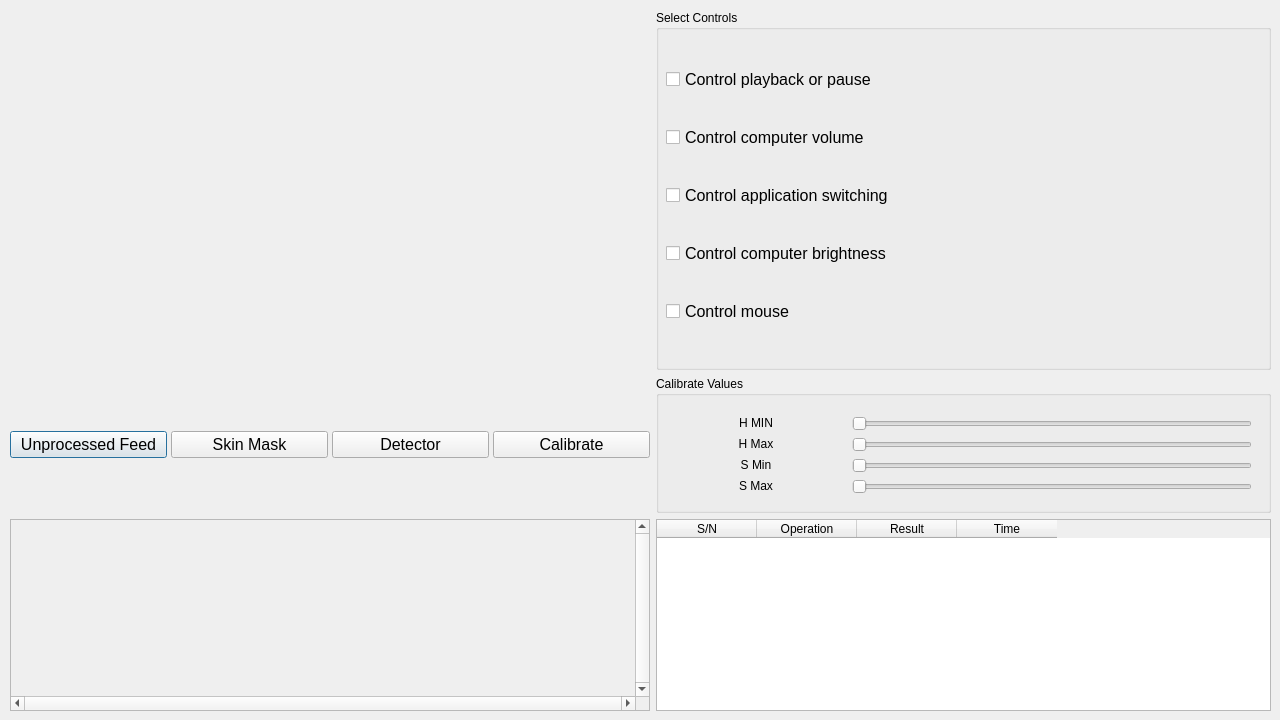
<?xml version="1.0" encoding="UTF-8"?>
<ui version="4.0">
 <class>ControllerScreen</class>
 <widget class="QDialog" name="ControllerScreen">
  <property name="enabled">
   <bool>true</bool>
  </property>
  <property name="geometry">
   <rect>
    <x>0</x>
    <y>0</y>
    <width>1280</width>
    <height>720</height>
   </rect>
  </property>
  <property name="windowTitle">
   <string>Dialog</string>
  </property>
  <widget class="QLabel" name="label_show_guide">
   <property name="geometry">
    <rect>
     <x>280</x>
     <y>810</y>
     <width>191</width>
     <height>61</height>
    </rect>
   </property>
   <property name="text">
    <string/>
   </property>
  </widget>
  <widget class="QWidget" name="gridLayoutWidget">
   <property name="geometry">
    <rect>
     <x>10</x>
     <y>10</y>
     <width>1261</width>
     <height>701</height>
    </rect>
   </property>
   <layout class="QGridLayout" name="gridLayout">
    <item row="2" column="1">
     <widget class="QTableWidget" name="tableWidget">
      <property name="sizePolicy">
       <sizepolicy hsizetype="Minimum" vsizetype="Minimum">
        <horstretch>0</horstretch>
        <verstretch>0</verstretch>
       </sizepolicy>
      </property>
      <attribute name="verticalHeaderVisible">
       <bool>false</bool>
      </attribute>
      <attribute name="verticalHeaderHighlightSections">
       <bool>true</bool>
      </attribute>
      <column>
       <property name="text">
        <string>S/N</string>
       </property>
      </column>
      <column>
       <property name="text">
        <string>Operation</string>
       </property>
      </column>
      <column>
       <property name="text">
        <string>Result</string>
       </property>
      </column>
      <column>
       <property name="text">
        <string>Time</string>
       </property>
      </column>
     </widget>
    </item>
    <item row="1" column="0">
     <layout class="QHBoxLayout" name="horizontalLayout">
      <property name="spacing">
       <number>4</number>
      </property>
      <property name="sizeConstraint">
       <enum>QLayout::SetFixedSize</enum>
      </property>
      <item>
       <widget class="QPushButton" name="unprocessed_feed">
        <property name="font">
         <font>
          <pointsize>12</pointsize>
         </font>
        </property>
        <property name="text">
         <string>Unprocessed Feed</string>
        </property>
       </widget>
      </item>
      <item>
       <widget class="QPushButton" name="skin_mask">
        <property name="font">
         <font>
          <pointsize>12</pointsize>
         </font>
        </property>
        <property name="text">
         <string>Skin Mask</string>
        </property>
       </widget>
      </item>
      <item>
       <widget class="QPushButton" name="detector">
        <property name="font">
         <font>
          <pointsize>12</pointsize>
         </font>
        </property>
        <property name="text">
         <string>Detector</string>
        </property>
       </widget>
      </item>
      <item>
       <widget class="QPushButton" name="calibrate">
        <property name="font">
         <font>
          <pointsize>12</pointsize>
         </font>
        </property>
        <property name="text">
         <string>Calibrate</string>
        </property>
       </widget>
      </item>
     </layout>
    </item>
    <item row="0" column="0">
     <widget class="QLabel" name="label_show_pic">
      <property name="sizePolicy">
       <sizepolicy hsizetype="Fixed" vsizetype="Fixed">
        <horstretch>0</horstretch>
        <verstretch>0</verstretch>
       </sizepolicy>
      </property>
      <property name="minimumSize">
       <size>
        <width>640</width>
        <height>360</height>
       </size>
      </property>
      <property name="maximumSize">
       <size>
        <width>640</width>
        <height>360</height>
       </size>
      </property>
      <property name="text">
       <string/>
      </property>
      <property name="scaledContents">
       <bool>true</bool>
      </property>
      <property name="alignment">
       <set>Qt::AlignCenter</set>
      </property>
     </widget>
    </item>
    <item row="2" column="0">
     <widget class="QScrollArea" name="scrollArea">
      <property name="sizePolicy">
       <sizepolicy hsizetype="Minimum" vsizetype="Minimum">
        <horstretch>0</horstretch>
        <verstretch>0</verstretch>
       </sizepolicy>
      </property>
      <property name="verticalScrollBarPolicy">
       <enum>Qt::ScrollBarAlwaysOn</enum>
      </property>
      <property name="horizontalScrollBarPolicy">
       <enum>Qt::ScrollBarAlwaysOn</enum>
      </property>
      <property name="sizeAdjustPolicy">
       <enum>QAbstractScrollArea::AdjustIgnored</enum>
      </property>
      <property name="widgetResizable">
       <bool>false</bool>
      </property>
      <property name="alignment">
       <set>Qt::AlignCenter</set>
      </property>
      <widget class="QWidget" name="scrollAreaWidgetContents">
       <property name="geometry">
        <rect>
         <x>153</x>
         <y>34</y>
         <width>319</width>
         <height>109</height>
        </rect>
       </property>
      </widget>
     </widget>
    </item>
    <item row="0" column="1">
     <widget class="QGroupBox" name="groupBox">
      <property name="title">
       <string>Select Controls</string>
      </property>
      <widget class="QWidget" name="verticalLayoutWidget">
       <property name="geometry">
        <rect>
         <x>10</x>
         <y>30</y>
         <width>581</width>
         <height>311</height>
        </rect>
       </property>
       <layout class="QVBoxLayout" name="verticalLayout_2">
        <item>
         <widget class="QCheckBox" name="checkBox_5">
          <property name="font">
           <font>
            <pointsize>12</pointsize>
           </font>
          </property>
          <property name="text">
           <string>Control playback or pause</string>
          </property>
         </widget>
        </item>
        <item>
         <widget class="QCheckBox" name="checkBox">
          <property name="font">
           <font>
            <pointsize>12</pointsize>
           </font>
          </property>
          <property name="text">
           <string>Control computer volume</string>
          </property>
         </widget>
        </item>
        <item>
         <widget class="QCheckBox" name="checkBox_4">
          <property name="font">
           <font>
            <pointsize>12</pointsize>
           </font>
          </property>
          <property name="text">
           <string>Control application switching</string>
          </property>
         </widget>
        </item>
        <item>
         <widget class="QCheckBox" name="checkBox_2">
          <property name="font">
           <font>
            <pointsize>12</pointsize>
           </font>
          </property>
          <property name="text">
           <string>Control computer brightness</string>
          </property>
         </widget>
        </item>
        <item>
         <widget class="QCheckBox" name="checkBox_3">
          <property name="font">
           <font>
            <pointsize>12</pointsize>
           </font>
          </property>
          <property name="text">
           <string>Control mouse</string>
          </property>
         </widget>
        </item>
       </layout>
      </widget>
     </widget>
    </item>
    <item row="1" column="1">
     <widget class="QGroupBox" name="groupBox_2">
      <property name="sizePolicy">
       <sizepolicy hsizetype="Expanding" vsizetype="Expanding">
        <horstretch>0</horstretch>
        <verstretch>0</verstretch>
       </sizepolicy>
      </property>
      <property name="title">
       <string>Calibrate Values</string>
      </property>
      <widget class="QWidget" name="formLayoutWidget">
       <property name="geometry">
        <rect>
         <x>10</x>
         <y>40</y>
         <width>601</width>
         <height>81</height>
        </rect>
       </property>
       <layout class="QFormLayout" name="formLayout">
        <item row="0" column="0">
         <widget class="QLabel" name="hMinLabel">
          <property name="sizePolicy">
           <sizepolicy hsizetype="Preferred" vsizetype="Fixed">
            <horstretch>1</horstretch>
            <verstretch>0</verstretch>
           </sizepolicy>
          </property>
          <property name="minimumSize">
           <size>
            <width>180</width>
            <height>0</height>
           </size>
          </property>
          <property name="text">
           <string>H MIN</string>
          </property>
          <property name="alignment">
           <set>Qt::AlignCenter</set>
          </property>
         </widget>
        </item>
        <item row="0" column="1">
         <widget class="QSlider" name="hMinSlider">
          <property name="sizePolicy">
           <sizepolicy hsizetype="MinimumExpanding" vsizetype="Fixed">
            <horstretch>0</horstretch>
            <verstretch>0</verstretch>
           </sizepolicy>
          </property>
          <property name="maximumSize">
           <size>
            <width>400</width>
            <height>16777215</height>
           </size>
          </property>
          <property name="orientation">
           <enum>Qt::Horizontal</enum>
          </property>
         </widget>
        </item>
        <item row="1" column="0">
         <widget class="QLabel" name="hMaxLabel">
          <property name="sizePolicy">
           <sizepolicy hsizetype="Preferred" vsizetype="Fixed">
            <horstretch>1</horstretch>
            <verstretch>0</verstretch>
           </sizepolicy>
          </property>
          <property name="minimumSize">
           <size>
            <width>180</width>
            <height>0</height>
           </size>
          </property>
          <property name="text">
           <string>H Max</string>
          </property>
          <property name="alignment">
           <set>Qt::AlignCenter</set>
          </property>
         </widget>
        </item>
        <item row="1" column="1">
         <widget class="QSlider" name="hMaxSlider">
          <property name="sizePolicy">
           <sizepolicy hsizetype="MinimumExpanding" vsizetype="Fixed">
            <horstretch>0</horstretch>
            <verstretch>0</verstretch>
           </sizepolicy>
          </property>
          <property name="maximumSize">
           <size>
            <width>400</width>
            <height>16777215</height>
           </size>
          </property>
          <property name="orientation">
           <enum>Qt::Horizontal</enum>
          </property>
         </widget>
        </item>
        <item row="2" column="0">
         <widget class="QLabel" name="sMinLabel">
          <property name="sizePolicy">
           <sizepolicy hsizetype="Preferred" vsizetype="Fixed">
            <horstretch>1</horstretch>
            <verstretch>0</verstretch>
           </sizepolicy>
          </property>
          <property name="minimumSize">
           <size>
            <width>180</width>
            <height>0</height>
           </size>
          </property>
          <property name="text">
           <string>S Min</string>
          </property>
          <property name="alignment">
           <set>Qt::AlignCenter</set>
          </property>
         </widget>
        </item>
        <item row="2" column="1">
         <widget class="QSlider" name="hMinSlider_2">
          <property name="sizePolicy">
           <sizepolicy hsizetype="MinimumExpanding" vsizetype="Fixed">
            <horstretch>0</horstretch>
            <verstretch>0</verstretch>
           </sizepolicy>
          </property>
          <property name="maximumSize">
           <size>
            <width>400</width>
            <height>16777215</height>
           </size>
          </property>
          <property name="orientation">
           <enum>Qt::Horizontal</enum>
          </property>
         </widget>
        </item>
        <item row="3" column="0">
         <widget class="QLabel" name="sMaxLabel">
          <property name="sizePolicy">
           <sizepolicy hsizetype="Preferred" vsizetype="Fixed">
            <horstretch>1</horstretch>
            <verstretch>0</verstretch>
           </sizepolicy>
          </property>
          <property name="minimumSize">
           <size>
            <width>180</width>
            <height>0</height>
           </size>
          </property>
          <property name="text">
           <string>S Max</string>
          </property>
          <property name="alignment">
           <set>Qt::AlignCenter</set>
          </property>
         </widget>
        </item>
        <item row="3" column="1">
         <widget class="QSlider" name="hMinSlider_3">
          <property name="sizePolicy">
           <sizepolicy hsizetype="MinimumExpanding" vsizetype="Fixed">
            <horstretch>0</horstretch>
            <verstretch>0</verstretch>
           </sizepolicy>
          </property>
          <property name="maximumSize">
           <size>
            <width>400</width>
            <height>16777215</height>
           </size>
          </property>
          <property name="orientation">
           <enum>Qt::Horizontal</enum>
          </property>
         </widget>
        </item>
       </layout>
      </widget>
     </widget>
    </item>
   </layout>
  </widget>
 </widget>
 <resources/>
 <connections/>
</ui>
